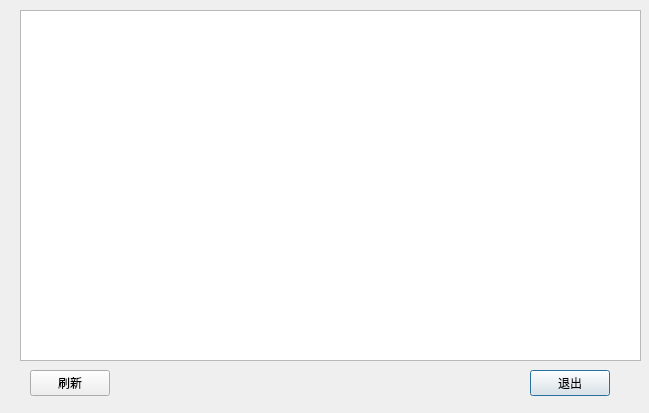
<?xml version="1.0" encoding="UTF-8"?>
<ui version="4.0">
 <class>CurrentAlarmsDlg</class>
 <widget class="QDialog" name="CurrentAlarmsDlg">
  <property name="geometry">
   <rect>
    <x>0</x>
    <y>0</y>
    <width>649</width>
    <height>413</height>
   </rect>
  </property>
  <property name="windowTitle">
   <string>Dialog</string>
  </property>
  <widget class="QPushButton" name="quitBtn">
   <property name="geometry">
    <rect>
     <x>530</x>
     <y>370</y>
     <width>80</width>
     <height>26</height>
    </rect>
   </property>
   <property name="text">
    <string>退出</string>
   </property>
  </widget>
  <widget class="QPushButton" name="refreshBtn">
   <property name="geometry">
    <rect>
     <x>30</x>
     <y>370</y>
     <width>80</width>
     <height>26</height>
    </rect>
   </property>
   <property name="text">
    <string>刷新</string>
   </property>
  </widget>
  <widget class="QTableWidget" name="tableWidget">
   <property name="geometry">
    <rect>
     <x>20</x>
     <y>10</y>
     <width>621</width>
     <height>351</height>
    </rect>
   </property>
  </widget>
 </widget>
 <resources/>
 <connections/>
</ui>
